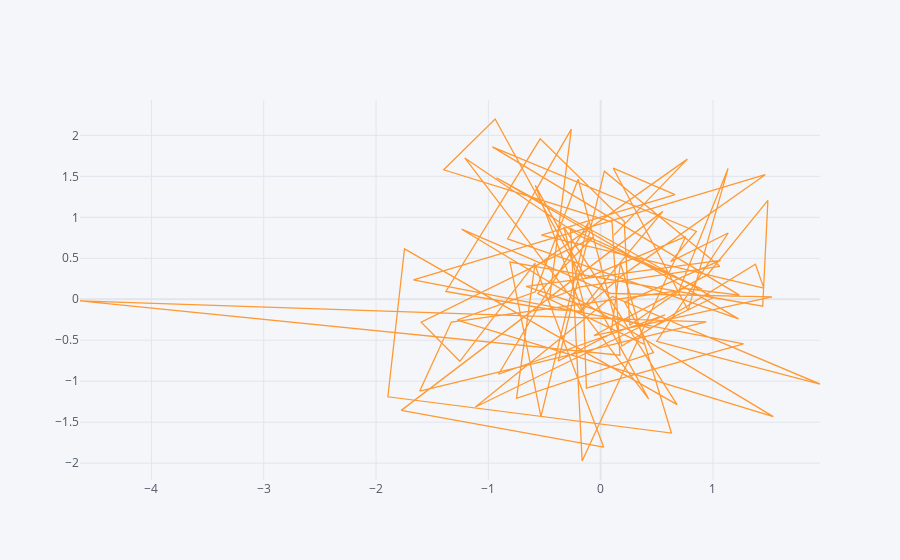

Source (notebook cell):
### Code cell
configure_plotly_browser_state()
df.iplot(kind = "scatter", x = 'a', y = 'b')
